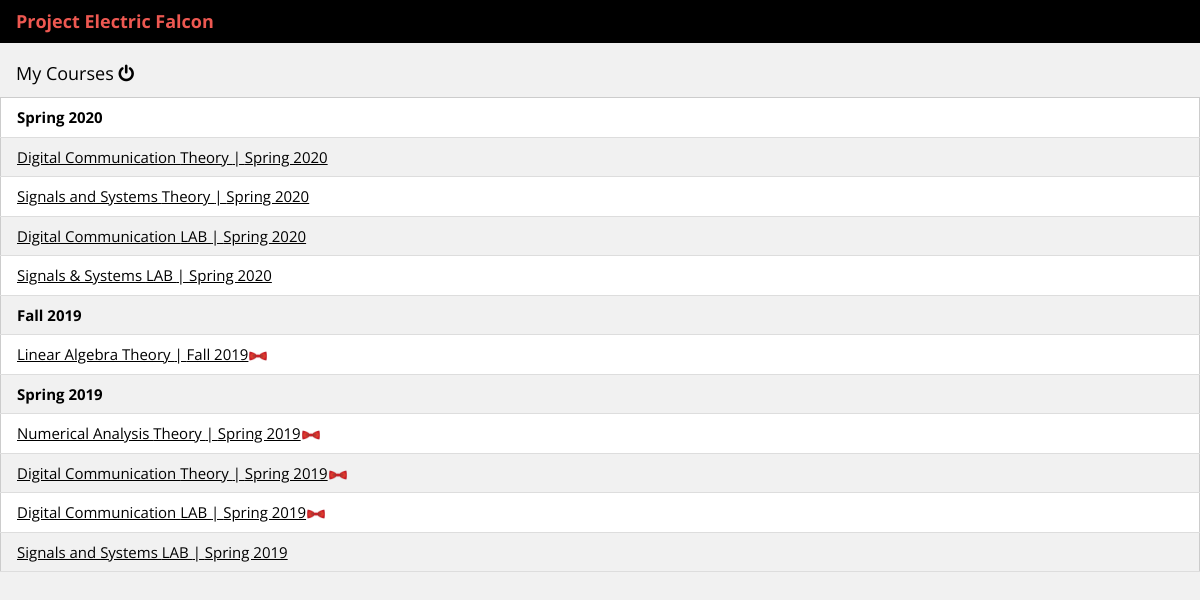
/index.php (signed in), run on the app's committed database.
### tables this page shows
CREATE TABLE `courses_info` (
  `serial` int(11) NOT NULL,
  `course_id` varchar(20) NOT NULL,
  `course_code` varchar(20) NOT NULL,
  `course_title` text NOT NULL,
  `term_offer` text NOT NULL,
  `course_ended` tinyint(1) NOT NULL,
  `credit_hour` varchar(3) NOT NULL,
  `course_type` text NOT NULL,
  `instructor` text NOT NULL,
  `access_user` varchar(100) DEFAULT NULL,
  `course_description` text,
  `mid_weight` decimal(10,2) NOT NULL,
  `final_weight` decimal(10,2) NOT NULL,
  `quiz_weight` decimal(10,2) NOT NULL,
  `assign_weight` decimal(10,2) NOT NULL,
  `lab_weight` decimal(10,2) NOT NULL,
  `project_weight` decimal(10,2) NOT NULL,
  `viva_weight` decimal(10,2) NOT NULL,
  `presentation_weight` decimal(10,2) NOT NULL,
  `other_weight` decimal(10,2) NOT NULL,
  `atten_weight` decimal(10,2) NOT NULL,
  `CLO_count` int(100) DEFAULT NULL,
  `clo_details` varchar(3000) NOT NULL,
  `rubric_set_count` int(100) NOT NULL,
  `rubric_sets` text NOT NULL,
  `plos_enabled` varchar(100) NOT NULL,
  `PLO1` varchar(150) NOT NULL,
  `PLO2` varchar(150) NOT NULL,
  `PLO3` varchar(150) NOT NULL,
  `PLO4` varchar(150) NOT NULL,
  `PLO5` varchar(150) NOT NULL,
  `PLO6` varchar(150) NOT NULL,
  `PLO7` varchar(150) NOT NULL,
  `PLO8` varchar(150) NOT NULL,
  `PLO9` varchar(150) NOT NULL,
  `PLO10` varchar(150) NOT NULL,
  `PLO11` varchar(150) NOT NULL,
  `PLO12` varchar(150) NOT NULL
);

### functions/project_codename.php (called while the page is built)
<?php
function project_codename(){
    return "Project Electric Falcon";
}
?>

### functions/access_verify.php (called while the page is built)
<?php
function access_verify($course,$username,$conn){
    $discover_access_usernames = mysqli_fetch_assoc(mysqli_query($conn,"SELECT access_user FROM courses_info WHERE course_id='".$course."'"))['access_user'];
    $access_names = explode(":\^\:",$discover_access_usernames);
    for ($i=0;$i<count($access_names);$i++){
        if ($username == $access_names[$i])
            return 1;
    }
    return 0;
}
?>

### index.php (the view, shortened to what this page needs)
<?php
$conn = OpenCon();
?>
<!DOCTYPE html>
<html>
<link rel="stylesheet" href="w3images/w3.css">
<link rel="stylesheet" href="https://cdnjs.cloudflare.com/ajax/libs/font-awesome/4.7.0/css/font-awesome.min.css">
<body class="w3-light-grey">
<div class="w3-bar w3-top w3-black w3-large" style="z-index:4">
  <span class="w3-bar-item w3-centered"><b style="color:#ed5851"><?php echo project_codename() ?></b></span>
</div>
    <?php if ($_SESSION["username"]=='admin'): ?>
    <div class="w3-container" style="margin-top: 50px;">
        <h5><a href='admin/index.php'>Admin Control Panel</a></h5>
        <h5> All Courses Offered</h5>
    </div>
    <?php else: ?>
    <div class="w3-container" style="margin-top: 50px;">
        <h5>My Courses <a href="logout.php" class="w3-bar-item "><i class="fa fa-power-off"></i></a></h5>
    </div>
    <?php endif; ?>
	<div class="w3-bar-block">
		<table class='w3-table w3-striped w3-bordered w3-border w3-hoverable w3-white'>
            <?php
            $course_d = mysqli_query($conn,"SELECT course_id FROM courses_info");
            $course_list = array();
            while($course_id = mysqli_fetch_assoc($course_d)){
                $course_list[] = $course_id['course_id'];
            }
            $user_courses_id = array();
            $terms_offered = array();
            for ($i=0;$i<count($course_list);$i++){
                if(access_verify($course_list[$i],$_SESSION["username"],$conn)==1){
                    $user_courses_id[] = $course_list[$i];
                    $terms_offered[] = $offer_term = mysqli_fetch_assoc(mysqli_query($conn,"SELECT term_offer FROM courses_info WHERE course_id='".$course_list[$i]."'"))['term_offer'];
                }
            }
            $year = ['2021','2020','2019','2018','2017'];
            for ($yr=0;$yr<count($year);$yr++){
                if (in_array('Fall '.$year[$yr],$terms_offered))
                        Print ("<tr><th>Fall ".$year[$yr]."</th></th></tr>");
                for ($i=0;$i<count($terms_offered);$i++){
                    if ($terms_offered[$i] == 'Fall '.$year[$yr]){
                        $course = $user_courses_id[$i];
                        $course_title = mysqli_fetch_assoc(mysqli_query($conn,"SELECT course_title FROM courses_info WHERE course_id='".$course."'"))['course_title'];
                        $offer_term = mysqli_fetch_assoc(mysqli_query($conn,"SELECT term_offer FROM courses_info WHERE course_id='".$course."'"))['term_offer'];
                        $course_type = mysqli_fetch_assoc(mysqli_query($conn,"SELECT course_type FROM courses_info WHERE course_id='".$course."'"))['course_type'];
                        $course_end_status = mysqli_fetch_assoc(mysqli_query($conn,"SELECT course_ended FROM courses_info WHERE course_id='".$course."'"))['course_ended'];
                        if ($course_end_status == 1)
                            Print "<tr><td><a href=\"main.php?course=$course\">$course_title $course_type | $offer_term</a><img src=\"w3images/bow_icon_2.png\" style=\"width:20px;height:10px;\"></td></tr>";
                        else
                            Print "<tr><td><a href=\"main.php?course=$course\">$course_title $course_type | $offer_term</a></td></tr>";
                    }
                }
                if (in_array('Spring '.$year[$yr],$terms_offered))
                        Print ("<tr><th>Spring ".$year[$yr]."</th></th></tr>");
                for ($i=0;$i<count($terms_offered);$i++){
                    if ($terms_offered[$i] == 'Spring '.$year[$yr]){
                        $course = $user_courses_id[$i];
                        $course_title = mysqli_fetch_assoc(mysqli_query($conn,"SELECT course_title FROM courses_info WHERE course_id='".$course."'"))['course_title'];
                        $offer_term = mysqli_fetch_assoc(mysqli_query($conn,"SELECT term_offer FROM courses_info WHERE course_id='".$course."'"))['term_offer'];
                        $course_type = mysqli_fetch_assoc(mysqli_query($conn,"SELECT course_type FROM courses_info WHERE course_id='".$course."'"))['course_type'];
                        $course_end_status = mysqli_fetch_assoc(mysqli_query($conn,"SELECT course_ended FROM courses_info WHERE course_id='".$course."'"))['course_ended'];
                        if ($course_end_status == 1)
                            Print "<tr><td><a href=\"main.php?course=$course\">$course_title $course_type | $offer_term</a><img src=\"w3images/bow_icon_2.png\" style=\"width:20px;height:10px;\"></td></tr>";
                        else
                            Print "<tr><td><a href=\"main.php?course=$course\">$course_title $course_type | $offer_term</a></td></tr>";
                    }
                }
            }
            ?>
        </table>
	</div>
</body>
</html>

### w3images/w3.css (style rules this page uses)
*,*:before,*:after { box-sizing:inherit }
html { -ms-text-size-adjust:100%;-webkit-text-size-adjust:100% }
body { margin:0 }
a { background-color:transparent }
b,strong { font-weight:bolder }
img { border-style:none }
html,body { font-family:Verdana,sans-serif;font-size:15px;line-height:1.5 }
html { overflow-x:hidden }
h5 { font-size:18px }
h1,h2,h3,h4,h5,h6 { font-family:"Segoe UI",Arial,sans-serif;font-weight:400;margin:10px 0 }
img { vertical-align:middle }
a { color:inherit }
.w3-table,.w3-table-all { border-collapse:collapse;border-spacing:0;width:100%;display:table }
.w3-bordered tr,.w3-table-all tr { border-bottom:1px solid #ddd }
.w3-striped tbody tr:nth-child(even) { background-color:#f1f1f1 }
.w3-table td,.w3-table th,.w3-table-all td,.w3-table-all th { padding:8px 8px;display:table-cell;text-align:left;vertical-align:top }
.w3-table th:first-child,.w3-table td:first-child,.w3-table-all th:first-child,.w3-table-all td:first-child { padding-left:16px }
.w3-bar { width:100%;overflow:hidden }
.w3-bar .w3-bar-item { padding:8px 16px;float:left;width:auto;border:none;display:block;outline:0 }
.w3-container:after,.w3-container:before,.w3-panel:after,.w3-panel:before,.w3-row:after,.w3-row:before,.w3-row-padding:after,.w3-row-padding:before, .w3-cell-row:before,.w3-cell-row:after,.w3-clear:after,.w3-clear:before,.w3-bar:before,.w3-bar:after { content:"";display:table;clear:both }
.w3-top,.w3-bottom { position:fixed;width:100%;z-index:1 }
.w3-top { top:0 }
.w3-container,.w3-panel { padding:0.01em 16px }
.w3-large { font-size:18px!important }
.w3-border { border:1px solid #ccc!important }
.w3-white,.w3-hover-white:hover { color:#000!important;background-color:#fff!important }
.w3-black,.w3-hover-black:hover { color:#fff!important;background-color:#000!important }
.w3-light-grey,.w3-hover-light-grey:hover,.w3-light-gray,.w3-hover-light-gray:hover { color:#000!important;background-color:#f1f1f1!important }

### index.php (style rules this page uses)
html,body,h1,h2,h3,h4,h5 { font-family: "Open Sans", sans-serif }

### data on the page
courses_info: course_title "Digital Communication", course_type "Theory", term_offer "Spring 2020"
courses_info: course_title "Signals and Systems", course_type "Theory", term_offer "Spring 2020"
courses_info: course_title "Digital Communication", course_type "LAB", term_offer "Spring 2020"
courses_info: course_title "Signals & Systems", course_type "LAB", term_offer "Spring 2020"
courses_info: course_title "Linear Algebra", course_type "Theory", term_offer "Fall 2019", course_ended 1 (drawn)
courses_info: course_title "Numerical Analysis", course_type "Theory", term_offer "Spring 2019", course_ended 1 (drawn)
courses_info: course_title "Digital Communication", course_type "Theory", term_offer "Spring 2019", course_ended 1 (drawn)
courses_info: course_title "Digital Communication", course_type "LAB", term_offer "Spring 2019", course_ended 1 (drawn)
courses_info: course_title "Signals and Systems", course_type "LAB", term_offer "Spring 2019"

### other printed values
project_codename() "Project Electric Falcon"
$year[$yr] "2020"
$year[$yr] "2019"
